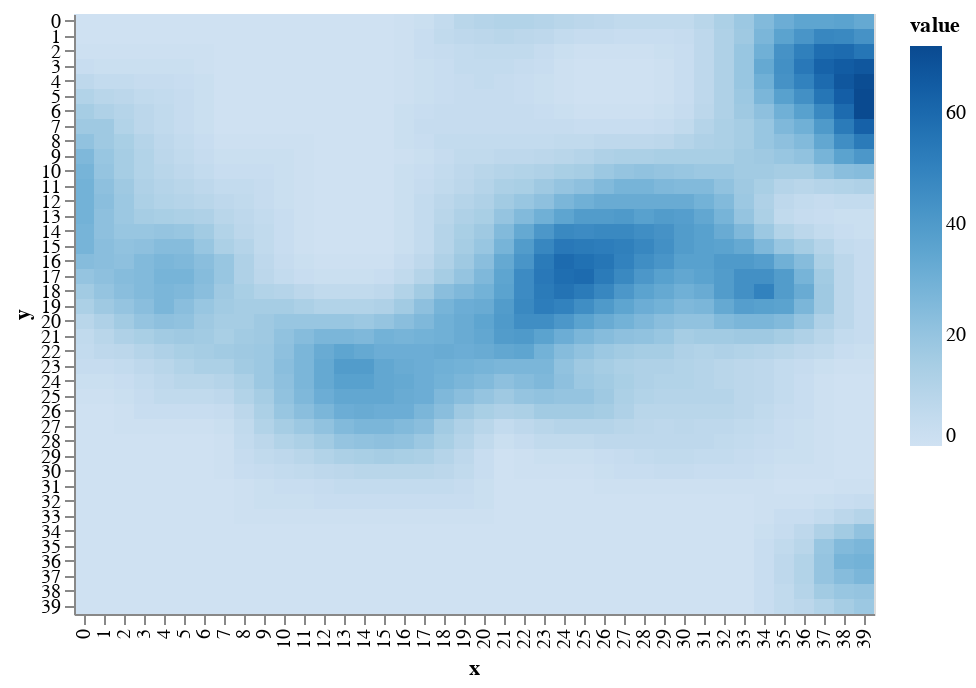

Notebook cell for this chart:
### Code cell
draw.drawRainFall(world.grid_rainfall)

### Figure 1 — Vega-Lite specification as saved in the notebook (floating-point values rounded to 4 significant figures; data arrays with more than 128 entries replaced by an {"elided": "..."} marker saying what was removed)
{"$schema": "https://vega.github.io/schema/vega-lite/v2.6.0.json", "config": {"view": {"height": 300, "width": 400}}, "data": {"name": "data-6f36e736e6b8975bf03c7493a3f390ab"}, "datasets": {"data-6f36e736e6b8975bf03c7493a3f390ab": {"elided": "1600 records"}}, "encoding": {"color": {"field": "value", "scale": {"scheme": "blues"}, "type": "quantitative"}, "x": {"field": "x", "type": "ordinal"}, "y": {"field": "y", "type": "ordinal"}}, "mark": "rect"}
